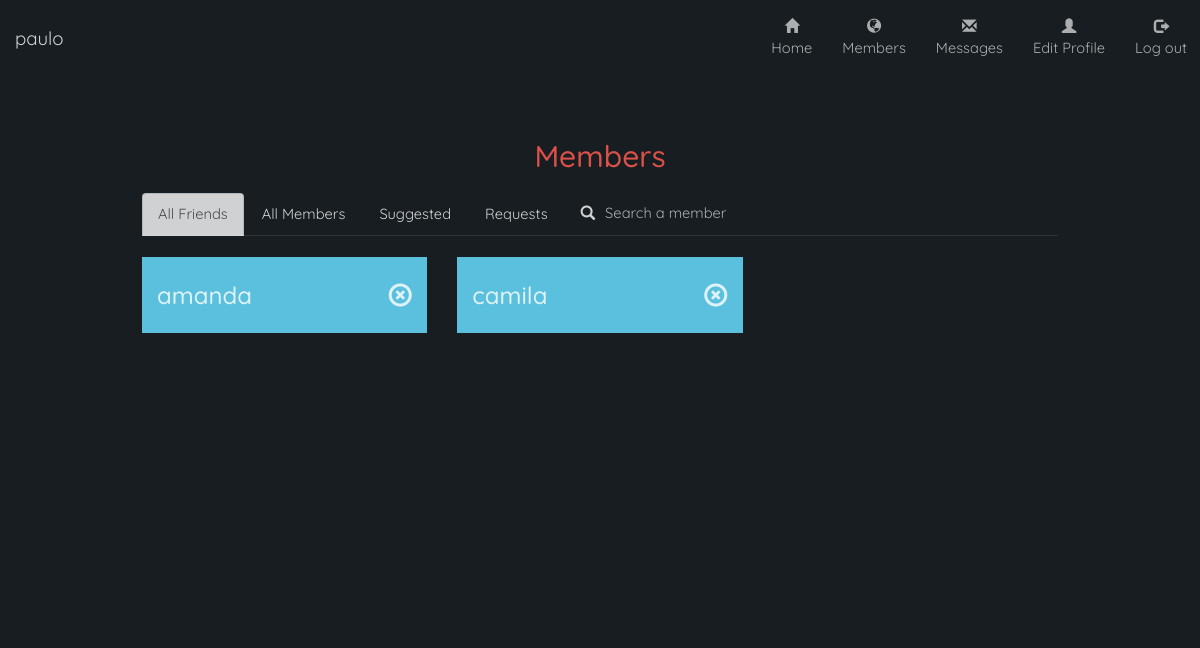
The app's page /social/members/ (signed in), older data.
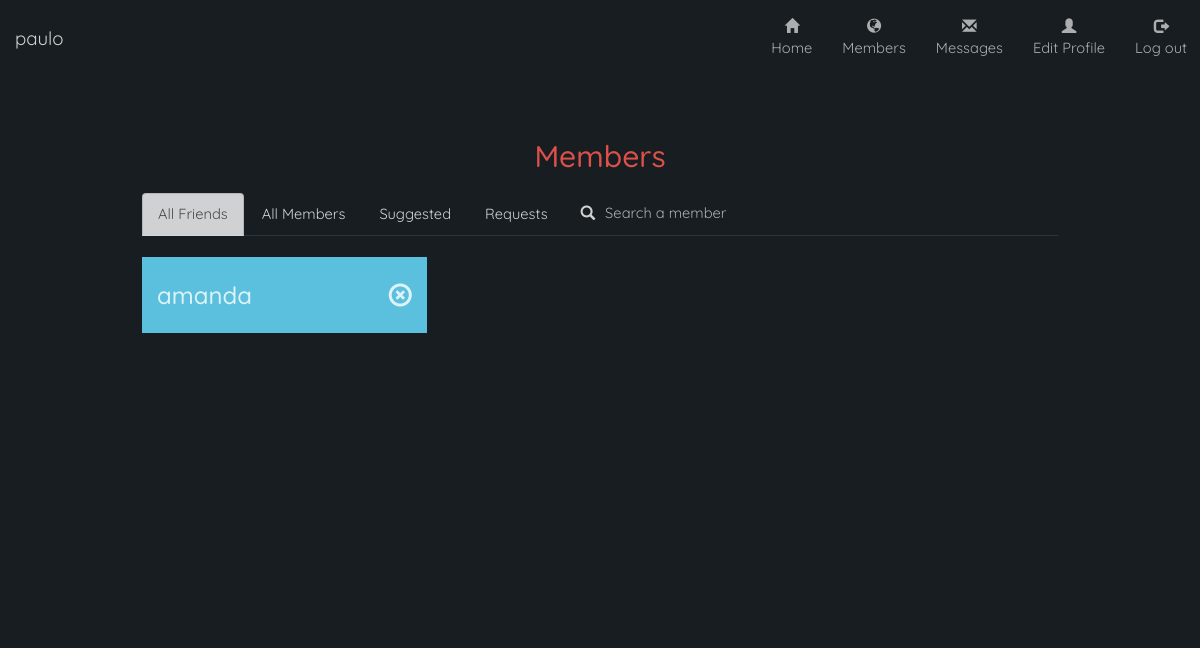
The same page, newer data.
### social/models.py (models this page shows)
class Friends(models.Model):
    friend1 = models.ForeignKey(Member, related_name='%(class)s_friend1')
    friend2 = models.ForeignKey(Member, related_name='%(class)s_friend2')

class Member(models.Model):
    username = models.CharField(max_length=16,primary_key=True)
    password = models.CharField(max_length=16)
    profile = models.OneToOneField(Profile, null=True)
    def __str__(self):
        return self.username

### social/views.py (the view)
    def test(request):
        if 'username' in request.session:
            return f(request)
        else:
            template = loader.get_template('social/not-logged-in.html')
            context = RequestContext(request, {})
            return HttpResponse(template.render(context))

### social/views.py (called while the page is built)
def loggedin(f):
    def test(request):
        if 'username' in request.session:
            return f(request)
        else:
            template = loader.get_template('social/not-logged-in.html')
            context = RequestContext(request, {})
            return HttpResponse(template.render(context))
    return test

### social/templates/social/members.html (shortened to what this page needs)
{% extends "social/base.html" %}
{% block content %}
<div class="content members">
	<div class='main'>
		<h2>Members</h2>
		<ul class="nav nav-tabs">
			<li class="active"><a data-toggle="tab" href="#allfriends">All Friends</a></li>
			<li><a data-toggle="tab" href="#allmembers">All Members</a></li>
			<li><a data-toggle="tab" href="#suggfriends">Suggested</a></li>
			<li><a data-toggle="tab" href="#friendreqs">Requests</a></li>
			<li id="search-tab"><a data-toggle="tab" id="searchfriendstab" href="#searchfriends"><span class="glyphicon glyphicon-search"></span> <input type="text" id="search" name="search" placeholder="Search a member" /> </a></li>
		</ul>
		<div class="tab-content">
			<div id="allfriends" class="tab-pane fade in active">
				<br>
				<div class="row">
					{% for friend in allFriends %}
					<div class=" col-lg-4 col-md-6 col-sm-6">
						<div class="friend-entry">
							<h3 class="friend-name"><a href="/social/members/?view={{friend.friend2}}">{{friend.friend2}}</a> <a href="?deleteFriend={{ friend.friend2 }}"> <span class="glyphicon glyphicon-remove-circle friend-stat-glyph"></span> </a><h3>
							</div>
							<br>
						</div>
						{% endfor %}
					</div>
				</div>
						</div>
					</div>
					{% endblock %}

Row changes from the older to the newer data that the page shows:
removed Friends: friend2 "camila"
